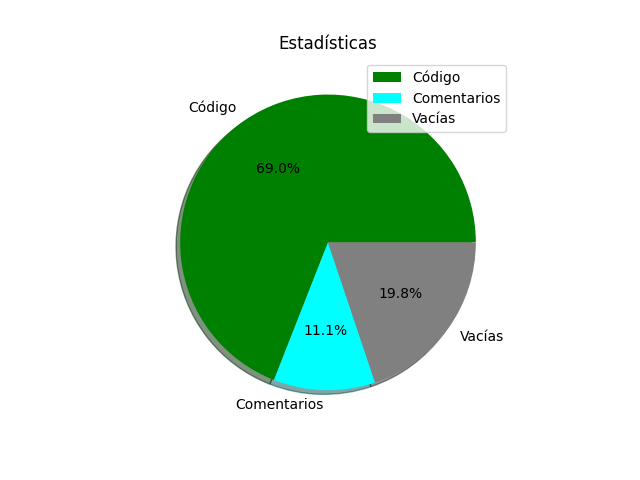

This figure's Python source:
from matplotlib import pyplot as plt

class Grafica:
    def __init__(self,cantidades):
        codigo = float(cantidades[4])
        comentarios = float(cantidades[2])
        vacias = float(cantidades[3])
        # Armamos el arreglo con las cantidades ya separadas en variables
        arregloCantidades=(codigo,comentarios,vacias)

        self.lineas = ("Código","Comentarios","Vacías")
        colores = ("green","cyan","gray")
        explode =(0,0,0)

        fig,ax1 = plt.subplots()

        # Creamos la gráfica
        ax1.pie(arregloCantidades,colors=colores,labels=self.lineas,shadow = True, explode = explode, autopct="%1.1f%%")
        # Guardamos y le damos otras propiedades a la gráfica
        plt.legend()
        plt.title("Estadísticas")
        plt.savefig("grafica.png")